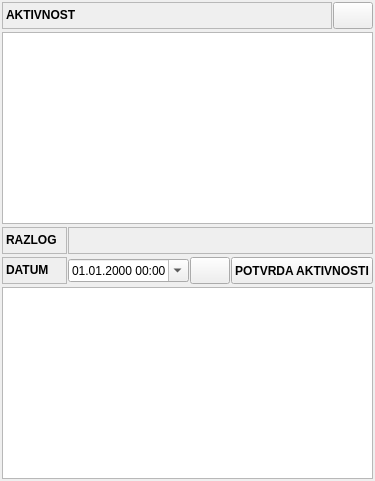
       <widget class="QFrame" name="frame_17">
        <property name="frameShape">
         <enum>QFrame::NoFrame</enum>
        </property>
        <property name="frameShadow">
         <enum>QFrame::Raised</enum>
        </property>
        <layout class="QVBoxLayout" name="verticalLayout_12">
         <property name="spacing">
          <number>1</number>
         </property>
         <property name="leftMargin">
          <number>1</number>
         </property>
         <property name="topMargin">
          <number>1</number>
         </property>
         <property name="rightMargin">
          <number>1</number>
         </property>
         <property name="bottomMargin">
          <number>1</number>
         </property>
         <item>
          <widget class="QFrame" name="frame_30">
           <property name="sizePolicy">
            <sizepolicy hsizetype="Preferred" vsizetype="Maximum">
             <horstretch>0</horstretch>
             <verstretch>0</verstretch>
            </sizepolicy>
           </property>
           <property name="frameShape">
            <enum>QFrame::NoFrame</enum>
           </property>
           <property name="frameShadow">
            <enum>QFrame::Raised</enum>
           </property>
           <layout class="QHBoxLayout" name="horizontalLayout_13">
            <property name="spacing">
             <number>1</number>
            </property>
            <property name="leftMargin">
             <number>1</number>
            </property>
            <property name="topMargin">
             <number>1</number>
            </property>
            <property name="rightMargin">
             <number>1</number>
            </property>
            <property name="bottomMargin">
             <number>1</number>
            </property>
            <item>
             <widget class="QLabel" name="lblAktivnostPregledTitle">
              <property name="sizePolicy">
               <sizepolicy hsizetype="Preferred" vsizetype="Preferred">
                <horstretch>0</horstretch>
                <verstretch>0</verstretch>
               </sizepolicy>
              </property>
              <property name="minimumSize">
               <size>
                <width>125</width>
                <height>27</height>
               </size>
              </property>
              <property name="font">
               <font>
                <weight>75</weight>
                <bold>true</bold>
               </font>
              </property>
              <property name="toolTip">
               <string>Poziv Na Broj</string>
              </property>
              <property name="frameShape">
               <enum>QFrame::StyledPanel</enum>
              </property>
              <property name="text">
               <string>AKTIVNOST</string>
              </property>
              <property name="textInteractionFlags">
               <set>Qt::LinksAccessibleByMouse|Qt::TextSelectableByMouse</set>
              </property>
             </widget>
            </item>
            <item>
             <widget class="QPushButton" name="btnPregledAktivnosti">
              <property name="sizePolicy">
               <sizepolicy hsizetype="Maximum" vsizetype="Fixed">
                <horstretch>0</horstretch>
                <verstretch>0</verstretch>
               </sizepolicy>
              </property>
              <property name="minimumSize">
               <size>
                <width>0</width>
                <height>27</height>
               </size>
              </property>
              <property name="maximumSize">
               <size>
                <width>16777215</width>
                <height>27</height>
               </size>
              </property>
              <property name="font">
               <font>
                <weight>75</weight>
                <bold>true</bold>
               </font>
              </property>
              <property name="cursor">
               <cursorShape>PointingHandCursor</cursorShape>
              </property>
              <property name="toolTip">
               <string>Filter naziv.</string>
              </property>
              <property name="statusTip">
               <string>Filter naziv.</string>
              </property>
              <property name="whatsThis">
               <string>Filter naziv.</string>
              </property>
              <property name="text">
               <string/>
              </property>
              <property name="icon">
               <iconset resource="../../resources/DonatForm.qrc">
                <normaloff>:/InDonat/Forms/images/ZAMJENA.gif</normaloff>:/InDonat/Forms/images/ZAMJENA.gif</iconset>
              </property>
              <property name="iconSize">
               <size>
                <width>16</width>
                <height>16</height>
               </size>
              </property>
             </widget>
            </item>
           </layout>
          </widget>
         </item>
         <item>
          <widget class="QFrame" name="frame_33">
           <property name="frameShape">
            <enum>QFrame::NoFrame</enum>
           </property>
           <property name="frameShadow">
            <enum>QFrame::Raised</enum>
           </property>
           <layout class="QHBoxLayout" name="horizontalLayout_29" stretch="0">
            <property name="spacing">
             <number>1</number>
            </property>
            <property name="leftMargin">
             <number>1</number>
            </property>
            <property name="topMargin">
             <number>1</number>
            </property>
            <property name="rightMargin">
             <number>1</number>
            </property>
            <property name="bottomMargin">
             <number>1</number>
            </property>
            <item>
             <widget class="QTreeWidget" name="treeSifre_2">
              <property name="sizePolicy">
               <sizepolicy hsizetype="Preferred" vsizetype="Preferred">
                <horstretch>0</horstretch>
                <verstretch>0</verstretch>
               </sizepolicy>
              </property>
              <property name="font">
               <font>
                <pointsize>9</pointsize>
               </font>
              </property>
              <property name="headerHidden">
               <bool>true</bool>
              </property>
              <property name="columnCount">
               <number>2</number>
              </property>
              <column>
               <property name="text">
                <string notr="true">1</string>
               </property>
              </column>
              <column>
               <property name="text">
                <string notr="true">2</string>
               </property>
              </column>
             </widget>
            </item>
           </layout>
          </widget>
         </item>
         <item>
          <widget class="QFrame" name="frame_32">
           <property name="sizePolicy">
            <sizepolicy hsizetype="Preferred" vsizetype="Preferred">
             <horstretch>0</horstretch>
             <verstretch>0</verstretch>
            </sizepolicy>
           </property>
           <property name="frameShape">
            <enum>QFrame::NoFrame</enum>
           </property>
           <property name="frameShadow">
            <enum>QFrame::Raised</enum>
           </property>
           <layout class="QHBoxLayout" name="horizontalLayout_28">
            <property name="spacing">
             <number>1</number>
            </property>
            <property name="leftMargin">
             <number>1</number>
            </property>
            <property name="topMargin">
             <number>1</number>
            </property>
            <property name="rightMargin">
             <number>1</number>
            </property>
            <property name="bottomMargin">
             <number>1</number>
            </property>
            <item>
             <widget class="QLabel" name="lblRazlogTitle">
              <property name="sizePolicy">
               <sizepolicy hsizetype="Preferred" vsizetype="Preferred">
                <horstretch>0</horstretch>
                <verstretch>0</verstretch>
               </sizepolicy>
              </property>
              <property name="minimumSize">
               <size>
                <width>60</width>
                <height>27</height>
               </size>
              </property>
              <property name="maximumSize">
               <size>
                <width>65</width>
                <height>16777215</height>
               </size>
              </property>
              <property name="font">
               <font>
                <weight>75</weight>
                <bold>true</bold>
               </font>
              </property>
              <property name="toolTip">
               <string>Poziv Na Broj</string>
              </property>
              <property name="frameShape">
               <enum>QFrame::StyledPanel</enum>
              </property>
              <property name="text">
               <string>RAZLOG</string>
              </property>
              <property name="textInteractionFlags">
               <set>Qt::LinksAccessibleByMouse|Qt::TextSelectableByMouse</set>
              </property>
             </widget>
            </item>
            <item>
             <widget class="QLabel" name="lblRazlog">
              <property name="sizePolicy">
               <sizepolicy hsizetype="Preferred" vsizetype="Preferred">
                <horstretch>0</horstretch>
                <verstretch>0</verstretch>
               </sizepolicy>
              </property>
              <property name="minimumSize">
               <size>
                <width>125</width>
                <height>27</height>
               </size>
              </property>
              <property name="font">
               <font>
                <weight>75</weight>
                <bold>true</bold>
               </font>
              </property>
              <property name="toolTip">
               <string>Poziv Na Broj</string>
              </property>
              <property name="frameShape">
               <enum>QFrame::StyledPanel</enum>
              </property>
              <property name="textInteractionFlags">
               <set>Qt::LinksAccessibleByMouse|Qt::TextSelectableByMouse</set>
              </property>
             </widget>
            </item>
           </layout>
          </widget>
         </item>
         <item>
          <widget class="QFrame" name="frame_31">
           <property name="sizePolicy">
            <sizepolicy hsizetype="Preferred" vsizetype="Maximum">
             <horstretch>0</horstretch>
             <verstretch>0</verstretch>
            </sizepolicy>
           </property>
           <property name="frameShape">
            <enum>QFrame::NoFrame</enum>
           </property>
           <property name="frameShadow">
            <enum>QFrame::Raised</enum>
           </property>
           <layout class="QHBoxLayout" name="horizontalLayout_31">
            <property name="spacing">
             <number>1</number>
            </property>
            <property name="leftMargin">
             <number>1</number>
            </property>
            <property name="topMargin">
             <number>1</number>
            </property>
            <property name="rightMargin">
             <number>1</number>
            </property>
            <property name="bottomMargin">
             <number>1</number>
            </property>
            <item>
             <widget class="QLabel" name="lblDatumTitle">
              <property name="sizePolicy">
               <sizepolicy hsizetype="Maximum" vsizetype="Preferred">
                <horstretch>0</horstretch>
                <verstretch>0</verstretch>
               </sizepolicy>
              </property>
              <property name="minimumSize">
               <size>
                <width>65</width>
                <height>27</height>
               </size>
              </property>
              <property name="maximumSize">
               <size>
                <width>65</width>
                <height>16777215</height>
               </size>
              </property>
              <property name="font">
               <font>
                <weight>75</weight>
                <bold>true</bold>
               </font>
              </property>
              <property name="toolTip">
               <string>Poziv Na Broj</string>
              </property>
              <property name="frameShape">
               <enum>QFrame::StyledPanel</enum>
              </property>
              <property name="text">
               <string>DATUM</string>
              </property>
              <property name="textInteractionFlags">
               <set>Qt::LinksAccessibleByMouse|Qt::TextSelectableByMouse</set>
              </property>
             </widget>
            </item>
            <item>
             <widget class="QDateTimeEdit" name="dateAktivnosti">
              <property name="sizePolicy">
               <sizepolicy hsizetype="Preferred" vsizetype="Fixed">
                <horstretch>0</horstretch>
                <verstretch>0</verstretch>
               </sizepolicy>
              </property>
              <property name="minimumSize">
               <size>
                <width>80</width>
                <height>0</height>
               </size>
              </property>
              <property name="maximumSize">
               <size>
                <width>140</width>
                <height>16777215</height>
               </size>
              </property>
              <property name="displayFormat">
               <string>dd.MM.yyyy HH:mm</string>
              </property>
              <property name="calendarPopup">
               <bool>true</bool>
              </property>
             </widget>
            </item>
            <item>
             <widget class="QPushButton" name="btnIdentification_9">
              <property name="enabled">
               <bool>true</bool>
              </property>
              <property name="sizePolicy">
               <sizepolicy hsizetype="Preferred" vsizetype="Maximum">
                <horstretch>0</horstretch>
                <verstretch>0</verstretch>
               </sizepolicy>
              </property>
              <property name="minimumSize">
               <size>
                <width>0</width>
                <height>27</height>
               </size>
              </property>
              <property name="maximumSize">
               <size>
                <width>16777215</width>
                <height>27</height>
               </size>
              </property>
              <property name="font">
               <font>
                <weight>75</weight>
                <bold>true</bold>
               </font>
              </property>
              <property name="cursor">
               <cursorShape>PointingHandCursor</cursorShape>
              </property>
              <property name="toolTip">
               <string>Identifikacija korisnika</string>
              </property>
              <property name="statusTip">
               <string>Identifikacija korisnika</string>
              </property>
              <property name="whatsThis">
               <string>Identifikacija korisnika</string>
              </property>
             </widget>
            </item>
            <item>
             <widget class="QPushButton" name="btnPotvrdaAktivnosti">
              <property name="sizePolicy">
               <sizepolicy hsizetype="Minimum" vsizetype="Fixed">
                <horstretch>0</horstretch>
                <verstretch>0</verstretch>
               </sizepolicy>
              </property>
              <property name="minimumSize">
               <size>
                <width>0</width>
                <height>27</height>
               </size>
              </property>
              <property name="maximumSize">
               <size>
                <width>160</width>
                <height>16777215</height>
               </size>
              </property>
              <property name="font">
               <font>
                <weight>75</weight>
                <bold>true</bold>
               </font>
              </property>
              <property name="cursor">
               <cursorShape>PointingHandCursor</cursorShape>
              </property>
              <property name="text">
               <string>POTVRDA AKTIVNOSTI</string>
              </property>
              <property name="icon">
               <iconset resource="../../resources/DonatForm.qrc">
                <normaloff>:/InDonat/Forms/images/OK.gif</normaloff>:/InDonat/Forms/images/OK.gif</iconset>
              </property>
             </widget>
            </item>
           </layout>
          </widget>
         </item>
         <item>
          <widget class="QFrame" name="fraStavke">
           <property name="frameShape">
            <enum>QFrame::NoFrame</enum>
           </property>
           <property name="frameShadow">
            <enum>QFrame::Raised</enum>
           </property>
           <layout class="QHBoxLayout" name="horizontalLayout_30">
            <property name="spacing">
             <number>1</number>
            </property>
            <property name="leftMargin">
             <number>1</number>
            </property>
            <property name="topMargin">
             <number>1</number>
            </property>
            <property name="rightMargin">
             <number>1</number>
            </property>
            <property name="bottomMargin">
             <number>1</number>
            </property>
            <item>
             <widget class="QTreeWidget" name="treeStavke">
              <property name="sizePolicy">
               <sizepolicy hsizetype="Preferred" vsizetype="Preferred">
                <horstretch>0</horstretch>
                <verstretch>0</verstretch>
               </sizepolicy>
              </property>
              <property name="font">
               <font>
                <pointsize>9</pointsize>
               </font>
              </property>
              <property name="headerHidden">
               <bool>true</bool>
              </property>
              <property name="columnCount">
               <number>2</number>
              </property>
              <column>
               <property name="text">
                <string notr="true">1</string>
               </property>
              </column>
              <column>
               <property name="text">
                <string notr="true">2</string>
               </property>
              </column>
             </widget>
            </item>
           </layout>
          </widget>
         </item>
        </layout>
       </widget>
